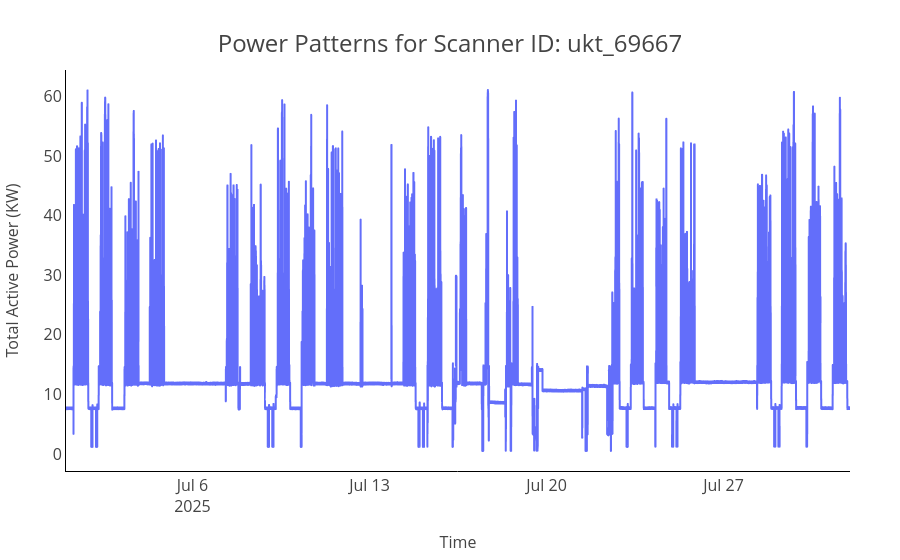
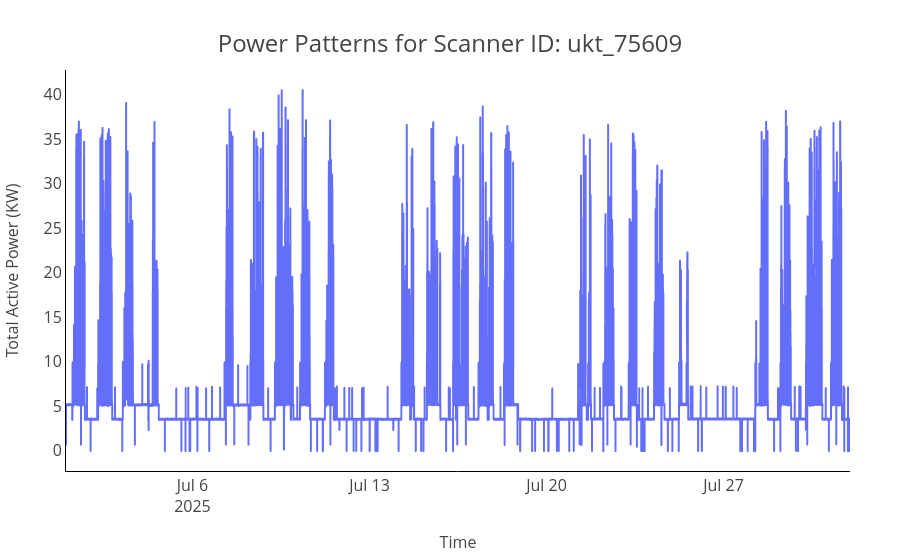
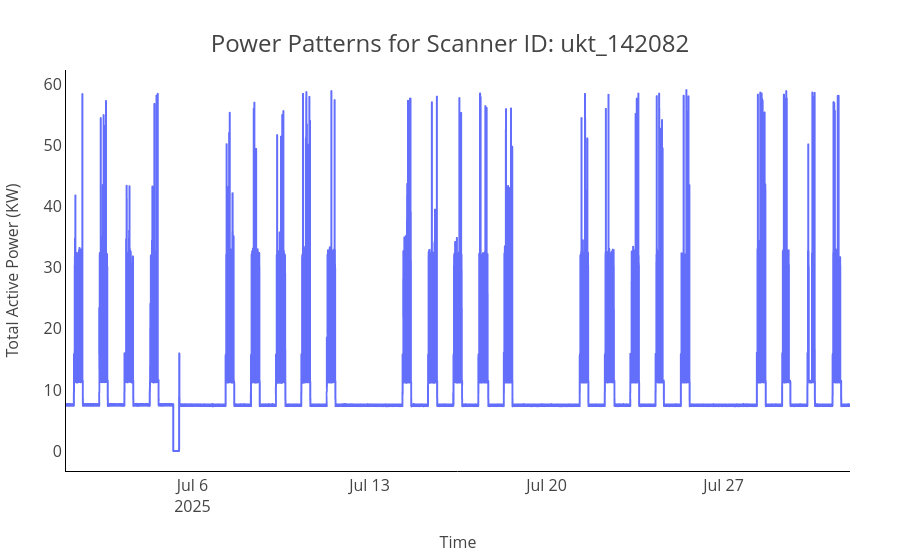
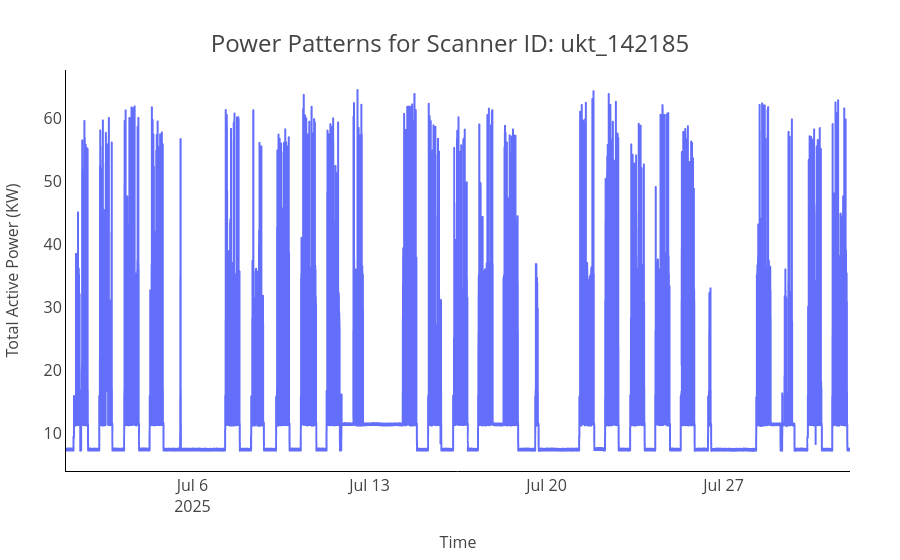

Write notebook code for charts like these, in order.
### Code cell
def proccess_plot_powerpatterns(scanner_ids: list, date: str) -> None:
    """
    Process the power data for a given scanner ID list and data, and plot the
    power patterns.

    Parameters:
        scanner_id (list): List of scanner IDs to process.
        date (str): The date for which to process the power data, in the format
                    'YYYY-MM-DD'.
    Returns:
        None: Displays a Plotly figure with the power patterns for the specified scanner and date.
    """

    # Iterate over the scanner IDs
    for scanner_id in tqdm(scanner_ids, desc="Processing scanners"):

        # Get and enrich the power data for the current scanner ID and date
        power_df = get_powerdata(data_dir, scanner_id, date)
        power_df = enrich_powerdata(power_df)
        print(f"Shape of the original power_df: {power_df.shape}")

        # Groupby the scanner, time and downsample the power data to simplify the plotting
        downsampled_df = groupby_downsample_power_df(power_df, downsample=100)
        print(f"Shape of the downsampled_df: {downsampled_df.shape}")

        # Plot the power patterns for the current scanner ID
        plot_powerpatterns(downsampled_df, scanner_id)


SCANNER_IDS = [
    "ukt_69667",
    "ukt_75609",
    "ukt_142082",
    "ukt_142185",
    "ukt_167008",
    "ukt_183811",
    "ukt_202017",
]

DATE = "2025-07-**"

proccess_plot_powerpatterns(SCANNER_IDS, DATE)

### Figure 1 — Plotly figure (JSON) as saved in the notebook; plotly's stock layout.template omitted (floating-point values rounded to 4 significant figures; data arrays with more than 128 entries replaced by an {"elided": "..."} marker saying what was removed)
{"data": [{"marker": {"size": 3}, "mode": "lines", "name": "Total Active Power (KW)", "type": "scattergl", "x": {"elided": "26046 str values"}, "y": {"elided": "26046 float values"}}], "layout": {"title": {"text": "Power Patterns for Scanner ID: ukt_69667"}, "xaxis": {"title": {"text": "Time"}}, "yaxis": {"title": {"text": "Total Active Power (KW)"}}}}

### Figure 2 — Plotly figure (JSON) as saved in the notebook; plotly's stock layout.template omitted (floating-point values rounded to 4 significant figures; data arrays with more than 128 entries replaced by an {"elided": "..."} marker saying what was removed)
{"data": [{"marker": {"size": 3}, "mode": "lines", "name": "Total Active Power (KW)", "type": "scattergl", "x": {"elided": "26146 str values"}, "y": {"elided": "26146 float values"}}], "layout": {"title": {"text": "Power Patterns for Scanner ID: ukt_75609"}, "xaxis": {"title": {"text": "Time"}}, "yaxis": {"title": {"text": "Total Active Power (KW)"}}}}

### Figure 3 — Plotly figure (JSON) as saved in the notebook; plotly's stock layout.template omitted (floating-point values rounded to 4 significant figures; data arrays with more than 128 entries replaced by an {"elided": "..."} marker saying what was removed)
{"data": [{"marker": {"size": 3}, "mode": "lines", "name": "Total Active Power (KW)", "type": "scattergl", "x": {"elided": "26045 str values"}, "y": {"elided": "26045 float values"}}], "layout": {"title": {"text": "Power Patterns for Scanner ID: ukt_142082"}, "xaxis": {"title": {"text": "Time"}}, "yaxis": {"title": {"text": "Total Active Power (KW)"}}}}

### Figure 4 — Plotly figure (JSON) as saved in the notebook; plotly's stock layout.template omitted (floating-point values rounded to 4 significant figures; data arrays with more than 128 entries replaced by an {"elided": "..."} marker saying what was removed)
{"data": [{"marker": {"size": 3}, "mode": "lines", "name": "Total Active Power (KW)", "type": "scattergl", "x": {"elided": "26043 str values"}, "y": {"elided": "26043 float values"}}], "layout": {"title": {"text": "Power Patterns for Scanner ID: ukt_142185"}, "xaxis": {"title": {"text": "Time"}}, "yaxis": {"title": {"text": "Total Active Power (KW)"}}}}
